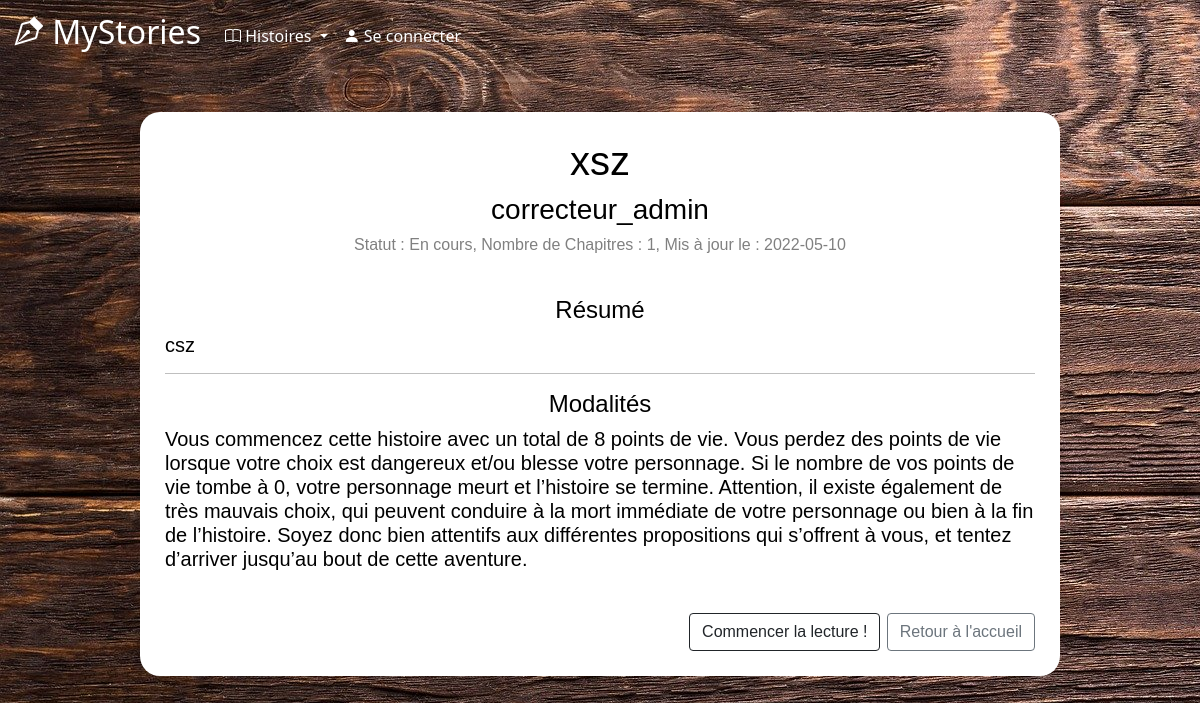
Page /StorySummary.php?id=2 on the committed database.
### tables this page shows
CREATE TABLE `stories` (
  `id_story` int(11) NOT NULL,
  `title` varchar(50) DEFAULT NULL,
  `author` varchar(30) DEFAULT NULL,
  `nbChapters` int(11) DEFAULT NULL,
  `finished` tinyint(1) DEFAULT NULL,
  `date` date DEFAULT NULL,
  `hide` tinyint(1) NOT NULL,
  `summary` mediumtext NOT NULL,
  `nbrPoints` int(11) DEFAULT NULL
);

### StorySummary.php (the view, shortened to what this page needs)
<?php include("includes/header.php") ?>
<?php include("includes/connect.php") ?>
<main>
    <div id=backgroundConnexion>
        <?php
        $requete = "SELECT * FROM user WHERE login_usr = :usr_login";
        $req = $bdd->prepare($requete);
        $req->execute(array(
            'usr_login' => $_SESSION['login'],
        ));
        $ligne = $req->fetch();
        $id_user = $ligne['id_usr'];
        $requete = "SELECT * FROM stories WHERE id_story = :id";
        $req = $bdd->prepare($requete);
        $req->execute(array('id' => $_GET['id']));
        $histoire = $req->fetch();
        ?> <h1 id="centre"><?php echo $histoire['title']; ?></h2>
            <h3 id="centre"><?php echo $histoire['author']; ?></h3>
            <h6 id="donneesHistoire">Statut : <?php if ($histoire['finished'] == 0) {
                                                    echo "En cours";
                                                } else {
                                                    echo "Terminée";
                                                } ?>, Nombre de Chapitres : <?php echo $histoire['nbChapters']; ?>, Mis à jour le : <?php echo $histoire['date']; ?></h6>
            <br />
            <h4 id="centre">Résumé</h4>
            <h5> <?php echo $histoire['summary']; ?> </h5>
            <hr />
            <h4 id="centre">Modalités</h4>
            <h5>Vous commencez cette histoire avec un total de <?= $histoire['nbrPoints'] ?> points de vie. Vous perdez des points de vie lorsque votre choix est dangereux et/ou blesse votre personnage. Si le nombre de vos points de vie tombe à 0, votre personnage meurt et l’histoire se termine. Attention, il existe également de très mauvais choix, qui peuvent conduire à la mort immédiate de votre personnage ou bien à la fin de l’histoire. Soyez donc bien attentifs aux différentes propositions qui s’offrent à vous, et tentez d’arriver jusqu’au bout de cette aventure.</h5>
            <br />
            <div id="btn-lecture">
                <?php
                $id_story = $_GET['id'];
                $requete2 = "SELECT * FROM advancement WHERE id_story = :id_story AND id_usr = :id_usr";
                $req2 = $bdd->prepare($requete2);
                $req2->execute(array(
                    'id_story' => $id_story,
                    'id_usr' => $id_user
                ));
                if ($req2->rowCount() == 1) {
                    $ligne = $req2->fetch();
                    $chapter = $ligne['numChapter'];
                    $link = "chapter.php?story_id=$id_story&chapter_num=$chapter&choice_num=0"; ?>
                    <a class="btn btn-outline-dark" href=<?= $link ?> role="button">Reprendre la lecture !</a><?php
                    }
                    else {
                        $link = "chapter.php?story_id=$id_story&chapter_num=1&choice_num=0"; ?>
                        <a class="btn btn-outline-dark" href=<?= $link ?> role="button">Commencer la lecture !</a> <?php
                    }
                        ?>
                <a class="btn btn-outline-secondary" href="index.php" role="button">Retour à l'accueil</a>
            </div>
    </div>
</main>
</body>
</html>

### style.css (style rules this page uses)
.accueil { background-image: url("images/fondBois.jpg"); }
body { background-color: black; color: white; }
main { margin: 20px 10%; color: black; padding: 20px; position: relative; background-size: cover; background-attachment: fixed; width: 80vw; font-size: 0.6cm; font-family: 'Trebuchet MS', 'Lucida Sans Unicode', 'Lucida Grande', 'Lucida Sans', Arial, sans-serif; }
#btn-lecture { display: flex; justify-content: flex-end; }
#backgroundConnexion { position: relative; top: 0; left: 0; min-height: 60vh; background: white; border-radius: 20px; padding: 25px; z-index: 1; }
#centre { display: flex; justify-content: center; }
#donneesHistoire { color: grey; text-align: center; }

### rows in the picture
stories: title "xsz", author "correcteur_admin", nbChapters "1", date "2022-05-10", summary "csz", nbrPoints "8"
